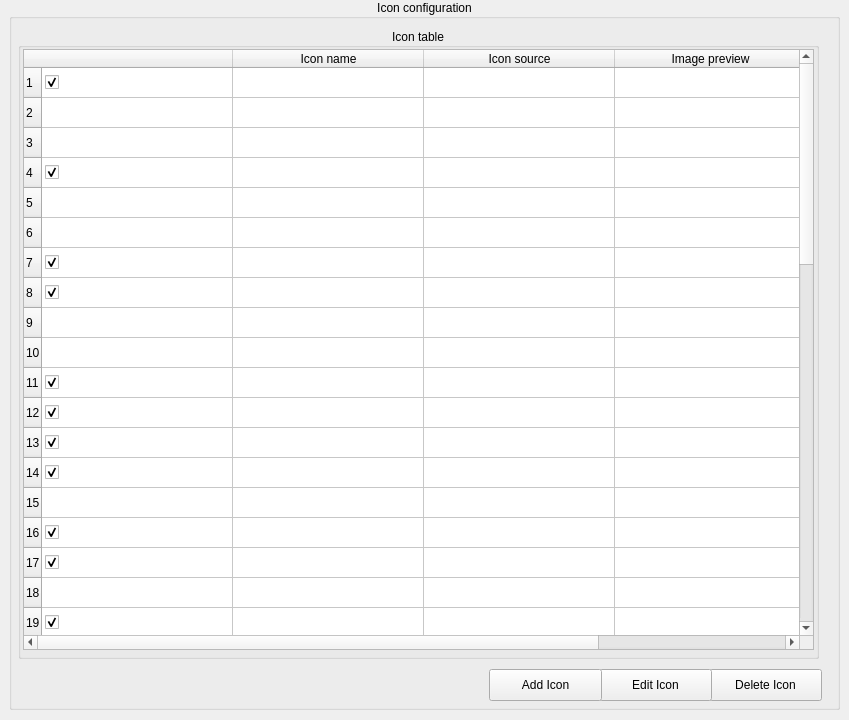
      <widget class="QWidget" name="IconConfigView">
       <widget class="QGroupBox" name="IconConfigGroupBox">
        <property name="geometry">
         <rect>
          <x>9</x>
          <y>-1</y>
          <width>831</width>
          <height>711</height>
         </rect>
        </property>
        <property name="title">
         <string>Icon configuration</string>
        </property>
        <property name="alignment">
         <set>Qt::AlignCenter</set>
        </property>
        <widget class="QWidget" name="verticalLayoutWidget_8">
         <property name="geometry">
          <rect>
           <x>9</x>
           <y>29</y>
           <width>801</width>
           <height>631</height>
          </rect>
         </property>
         <layout class="QVBoxLayout" name="IconConfig_IT_VerticalLayout">
          <item>
           <widget class="QGroupBox" name="IC_IT_groupBox">
            <property name="title">
             <string>Icon table</string>
            </property>
            <property name="alignment">
             <set>Qt::AlignCenter</set>
            </property>
            <widget class="QTableWidget" name="IC_IT_TableWidget">
             <property name="geometry">
              <rect>
               <x>5</x>
               <y>21</y>
               <width>791</width>
               <height>601</height>
              </rect>
             </property>
             <property name="sortingEnabled">
              <bool>true</bool>
             </property>
             <property name="rowCount">
              <number>50</number>
             </property>
             <attribute name="horizontalHeaderDefaultSectionSize">
              <number>191</number>
             </attribute>
             <row/>
             <row/>
             <row/>
             <row/>
             <row/>
             <row/>
             <row/>
             <row/>
             <row/>
             <row/>
             <row/>
             <row/>
             <row/>
             <row/>
             <row/>
             <row/>
             <row/>
             <row/>
             <row/>
             <row/>
             <row/>
             <row/>
             <row/>
             <row/>
             <row/>
             <row/>
             <row/>
             <row/>
             <row/>
             <row/>
             <row/>
             <row/>
             <row/>
             <row/>
             <row/>
             <row/>
             <row/>
             <row/>
             <row/>
             <row/>
             <row/>
             <row/>
             <row/>
             <row/>
             <row/>
             <row/>
             <row/>
             <row/>
             <row/>
             <row/>
             <column>
              <property name="text">
               <string/>
              </property>
             </column>
             <column>
              <property name="text">
               <string>Icon name</string>
              </property>
             </column>
             <column>
              <property name="text">
               <string>Icon source</string>
              </property>
             </column>
             <column>
              <property name="text">
               <string>Image preview</string>
              </property>
             </column>
             <item row="0" column="0">
              <property name="checkState">
               <enum>Checked</enum>
              </property>
             </item>
             <item row="1" column="0">
              <property name="text">
               <string/>
              </property>
              <property name="checkState">
               <enum>Unchecked</enum>
              </property>
             </item>
             <item row="2" column="0">
              <property name="text">
               <string/>
              </property>
              <property name="checkState">
               <enum>Unchecked</enum>
              </property>
             </item>
             <item row="3" column="0">
              <property name="checkState">
               <enum>Checked</enum>
              </property>
             </item>
             <item row="4" column="0">
              <property name="text">
               <string/>
              </property>
              <property name="checkState">
               <enum>Unchecked</enum>
              </property>
             </item>
             <item row="5" column="0">
              <property name="text">
               <string/>
              </property>
              <property name="checkState">
               <enum>Unchecked</enum>
              </property>
             </item>
             <item row="6" column="0">
              <property name="checkState">
               <enum>Checked</enum>
              </property>
             </item>
             <item row="7" column="0">
              <property name="checkState">
               <enum>Checked</enum>
              </property>
             </item>
             <item row="8" column="0">
              <property name="text">
               <string/>
              </property>
              <property name="checkState">
               <enum>Unchecked</enum>
              </property>
             </item>
             <item row="9" column="0">
              <property name="text">
               <string/>
              </property>
              <property name="checkState">
               <enum>Unchecked</enum>
              </property>
             </item>
             <item row="10" column="0">
              <property name="checkState">
               <enum>Checked</enum>
              </property>
             </item>
             <item row="11" column="0">
              <property name="checkState">
               <enum>Checked</enum>
              </property>
             </item>
             <item row="12" column="0">
              <property name="checkState">
               <enum>Checked</enum>
              </property>
             </item>
             <item row="13" column="0">
              <property name="checkState">
               <enum>Checked</enum>
              </property>
             </item>
             <item row="14" column="0">
              <property name="text">
               <string/>
              </property>
              <property name="checkState">
               <enum>Unchecked</enum>
              </property>
             </item>
             <item row="15" column="0">
              <property name="checkState">
               <enum>Checked</enum>
              </property>
             </item>
             <item row="16" column="0">
              <property name="checkState">
               <enum>Checked</enum>
              </property>
             </item>
             <item row="17" column="0">
              <property name="text">
               <string/>
              </property>
              <property name="checkState">
               <enum>Unchecked</enum>
              </property>
             </item>
             <item row="18" column="0">
              <property name="text">
               <string/>
              </property>
              <property name="checkState">
               <enum>Checked</enum>
              </property>
             </item>
             <item row="19" column="0">
              <property name="checkState">
               <enum>Checked</enum>
              </property>
             </item>
             <item row="20" column="0">
              <property name="checkState">
               <enum>Checked</enum>
              </property>
             </item>
             <item row="21" column="0">
              <property name="checkState">
               <enum>Checked</enum>
              </property>
             </item>
             <item row="22" column="0">
              <property name="checkState">
               <enum>Checked</enum>
              </property>
             </item>
             <item row="23" column="0">
              <property name="text">
               <string/>
              </property>
              <property name="checkState">
               <enum>Unchecked</enum>
              </property>
             </item>
             <item row="24" column="0">
              <property name="text">
               <string/>
              </property>
              <property name="checkState">
               <enum>Checked</enum>
              </property>
             </item>
             <item row="25" column="0">
              <property name="text">
               <string/>
              </property>
              <property name="checkState">
               <enum>Unchecked</enum>
              </property>
             </item>
             <item row="26" column="0">
              <property name="checkState">
               <enum>Checked</enum>
              </property>
             </item>
             <item row="27" column="0">
              <property name="checkState">
               <enum>Checked</enum>
              </property>
             </item>
             <item row="28" column="0">
              <property name="checkState">
               <enum>Checked</enum>
              </property>
             </item>
             <item row="29" column="0">
              <property name="checkState">
               <enum>Checked</enum>
              </property>
             </item>
             <item row="30" column="0">
              <property name="checkState">
               <enum>Checked</enum>
              </property>
             </item>
             <item row="31" column="0">
              <property name="text">
               <string/>
              </property>
              <property name="checkState">
               <enum>Unchecked</enum>
              </property>
             </item>
             <item row="32" column="0">
              <property name="text">
               <string/>
              </property>
              <property name="checkState">
               <enum>Unchecked</enum>
              </property>
             </item>
             <item row="33" column="0">
              <property name="checkState">
               <enum>Checked</enum>
              </property>
             </item>
             <item row="34" column="0">
              <property name="checkState">
               <enum>Checked</enum>
              </property>
             </item>
             <item row="35" column="0">
              <property name="checkState">
               <enum>Checked</enum>
              </property>
             </item>
             <item row="36" column="0">
              <property name="text">
               <string/>
              </property>
              <property name="checkState">
               <enum>Unchecked</enum>
              </property>
             </item>
             <item row="37" column="0">
              <property name="checkState">
               <enum>Checked</enum>
              </property>
             </item>
             <item row="38" column="0">
              <property name="checkState">
               <enum>Checked</enum>
              </property>
             </item>
             <item row="39" column="0">
              <property name="checkState">
               <enum>Checked</enum>
              </property>
             </item>
             <item row="40" column="0">
              <property name="text">
               <string/>
              </property>
              <property name="checkState">
               <enum>Unchecked</enum>
              </property>
             </item>
             <item row="41" column="0">
              <property name="checkState">
               <enum>Checked</enum>
              </property>
             </item>
             <item row="42" column="0">
              <property name="checkState">
               <enum>Checked</enum>
              </property>
             </item>
             <item row="43" column="0">
              <property name="checkState">
               <enum>Checked</enum>
              </property>
             </item>
             <item row="44" column="0">
              <property name="checkState">
               <enum>Checked</enum>
              </property>
             </item>
             <item row="45" column="0">
              <property name="checkState">
               <enum>Checked</enum>
              </property>
             </item>
             <item row="46" column="0">
              <property name="text">
               <string/>
              </property>
              <property name="checkState">
               <enum>Unchecked</enum>
              </property>
             </item>
             <item row="47" column="0">
              <property name="checkState">
               <enum>Checked</enum>
              </property>
             </item>
             <item row="48" column="0">
              <property name="checkState">
               <enum>Checked</enum>
              </property>
             </item>
             <item row="49" column="0">
              <property name="checkState">
               <enum>Checked</enum>
              </property>
             </item>
            </widget>
           </widget>
          </item>
         </layout>
        </widget>
        <widget class="QPushButton" name="IconConfigDeleteIconButton">
         <property name="geometry">
          <rect>
           <x>700</x>
           <y>670</y>
           <width>113</width>
           <height>32</height>
          </rect>
         </property>
         <property name="text">
          <string>Delete Icon</string>
         </property>
        </widget>
        <widget class="QPushButton" name="IconConfigEditIconButton">
         <property name="geometry">
          <rect>
           <x>590</x>
           <y>670</y>
           <width>113</width>
           <height>32</height>
          </rect>
         </property>
         <property name="text">
          <string>Edit Icon</string>
         </property>
        </widget>
        <widget class="QPushButton" name="IconConfigAddIconButton">
         <property name="geometry">
          <rect>
           <x>480</x>
           <y>670</y>
           <width>113</width>
           <height>32</height>
          </rect>
         </property>
         <property name="text">
          <string>Add Icon</string>
         </property>
        </widget>
       </widget>
      </widget>
